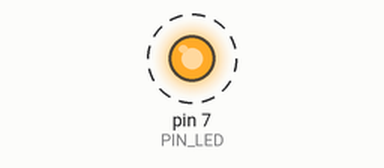
The sketch below on a simulated Arduino Uno, built with avr-gcc and run on an emulated ATmega328P. Parts: output pins drawn as LEDs (lit = HIGH). Dashed ring = blinking.

Above: at 1.05 s.
Timing chart, 0 to 4.0 s (numbered marks = the images above):
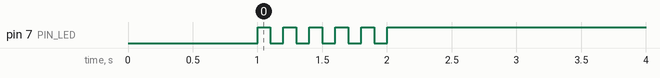

Measured:
- by itself, pin 7 (PIN_LED): alternates HIGH for 0.10 s and LOW for 0.10 s, 11 changes in all, then stays HIGH

The sketch:

05_practice_2.ino
```cpp
#define PIN_LED 7

int i=0;

void setup() {
  pinMode(PIN_LED, OUTPUT);
  digitalWrite(PIN_LED, 0);
  delay(1000);


}

void loop() {


  while(i<5){

  digitalWrite(PIN_LED, 1);
  delay(100);
  digitalWrite(PIN_LED, 0);
  delay(100);
  i++;


  }
  digitalWrite(PIN_LED, 1);
}
```
